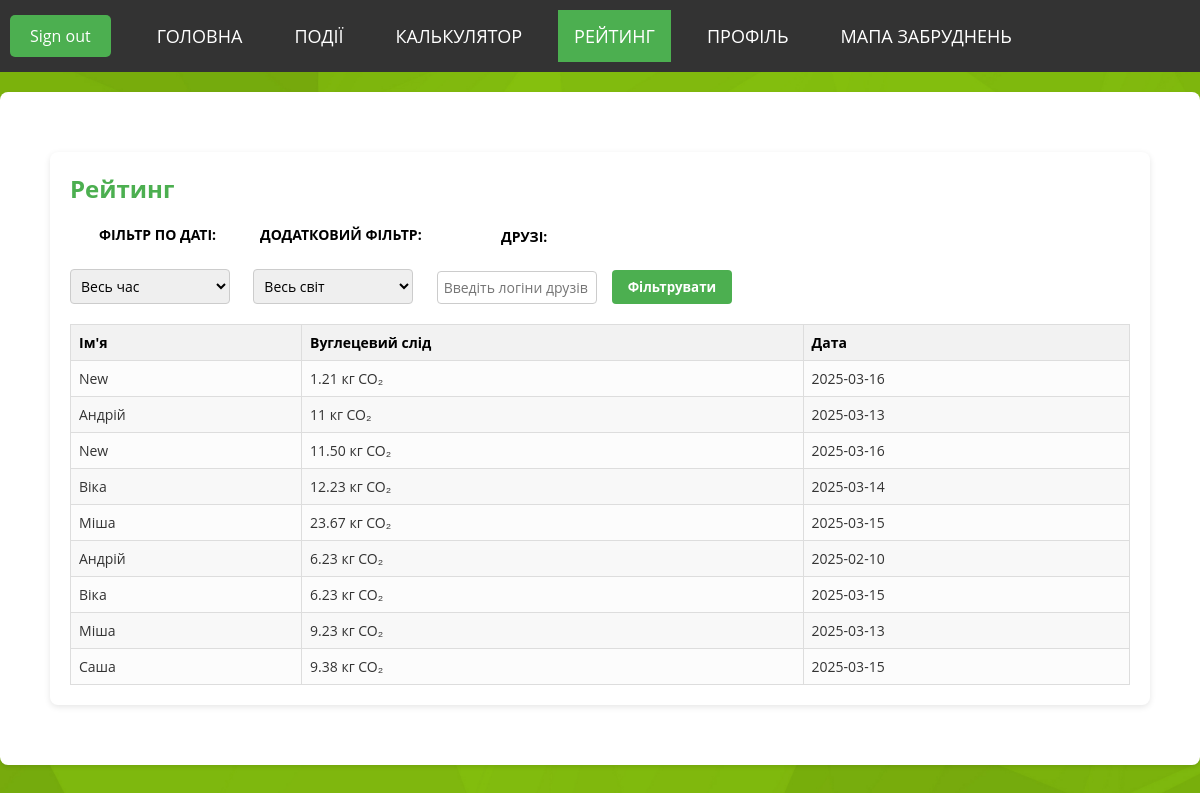
The page /top.php on the database its author committed.
### tables this page shows
CREATE TABLE `reiting` (
  `id` int(11) NOT NULL,
  `login` text NOT NULL,
  `slid` varchar(11) NOT NULL,
  `date` date NOT NULL
);

### top.php (the view, shortened to what this page needs)
<?php
$date_filter = isset($_GET['date_filter']) ? $_GET['date_filter'] : 'all';
$location_filter = isset($_GET['location_filter']) ? $_GET['location_filter'] : 'world';
$friends_filter = isset($_GET['friends']) ? trim($_GET['friends']) : '';
$params = [];
$where_clause = "";
$host = 'localhost';
$db   = 'hackathon';
$user = 'root';
$pass = 'root';
$charset = 'utf8';
$dsn = "mysql:host=$host;dbname=$db;charset=$charset";
try {
    $pdo = new PDO($dsn, $user, $pass);
    $pdo->setAttribute(PDO::ATTR_ERRMODE, PDO::ERRMODE_EXCEPTION);
    $sql = "SELECT r.*, reg.country, reg.city, reg.friend_room
            FROM reiting r
            LEFT JOIN registration reg ON r.login = reg.login
            $where_clause
            ORDER BY r.slid ASC";
    $stmt = $pdo->prepare($sql);
    $stmt->execute($params);
    $results = $stmt->fetchAll(PDO::FETCH_ASSOC);
} catch (PDOException $e) {
    die("Помилка бази даних: " . $e->getMessage());
}
?>
<!DOCTYPE html>
<html>
<head>
  <link rel="stylesheet" href="css/style.css">
</head>
<body>
  <nav>
    <div class="btn-animate">
      <a href="login.php" class="btn-signin">Sign out</a>
    </div>
    <ul>
      <li><a href="main.php">Головна</a></li>
      <li><a href="events.php">Події</a></li>
      <li><a href="calc.php">Калькулятор</a></li>
      <li><a href="top.php" class="active">Рейтинг</a></li>
      <li><a href="profile.php">Профіль</a></li>
      <li><a href="ai.php">Мапа забруднень</a></li>
    </ul>
  </nav>
  <section class="rating">
    <div class="rating-container">
      <h2>Рейтинг</h2>
      <form method="GET" action="top.php">
        <div class="filters">
          <div class="filter-group">
            <label for="date-filter">Фільтр по даті:</label>
            <select id="date-filter" name="date_filter">
              <option value="all"    <?php if($date_filter=='all')   echo 'selected'; ?>>Весь час</option>
            </select>
          </div>
          <div class="filter-group">
            <label for="location-filter">Додатковий фільтр:</label>
            <select id="location-filter" name="location_filter">
              <option value="world"   <?php if($location_filter=='world')   echo 'selected'; ?>>Весь світ</option>
            </select>
          </div>
          <div class="filter-group">
            <label for="friends-filter">Друзі:</label>
            <input type="text" id="friends-filter" name="friends"
                   placeholder="Введіть логіни друзів"
                   value="<?php echo htmlspecialchars($friends_filter); ?>">
          </div>
          <button type="submit">Фільтрувати</button>
        </div>
      </form>
      <table class="rating-table">
        <thead>
          <tr>
            <th>Ім'я</th>
            <th>Вуглецевий слід</th>
            <th>Дата</th>
          </tr>
        </thead>
        <tbody>
          <?php if (!empty($results)): ?>
            <?php foreach ($results as $row): ?>
              <tr>
                <td><?php echo htmlspecialchars($row['login']); ?></td>
                <td><?php echo htmlspecialchars($row['slid']); ?> кг CO₂</td>
                <td><?php echo htmlspecialchars($row['date']); ?></td>
              </tr>
            <?php endforeach; ?>
          <?php else: ?>
            <tr>
              <td colspan="3">Немає даних для відображення.</td>
            </tr>
          <?php endif; ?>
        </tbody>
      </table>
    </div>
  </section>
</body>
</html>

### css/style.css (style rules this page uses)
html, body * { box-sizing: border-box; font-family: 'Open Sans', sans-serif; }
body { background: url("back.jpg") no-repeat center center fixed; background-size: cover; }
li { padding-left: 10px; font-size: 18px; display: inline; text-align: left; text-transform: uppercase; padding-right: 10px; color: #ffffff; }
label { font-weight: 400; text-transform: uppercase; font-size: 13px; padding-left: 15px; padding-bottom: 10px; color: rgba(255,255,255,.7); display: block; }
nav ul { list-style-type: none; margin: 0; padding: 0; overflow: hidden; background-color: #333; }
nav ul li { float: left; }
nav ul li a { display: block; color: white; text-align: center; padding: 14px 16px; text-decoration: none; }
.active { background-color: #4CAF50; }
nav { display: flex; align-items: center; background-color: #333; padding: 10px; }
nav ul { list-style-type: none; margin: 0; padding: 0; display: flex; }
nav ul li { float: right; }
.btn-animate { margin-right: 20px; }
.btn-signin { display: inline-block; padding: 10px 20px; color: white; background-color: #4CAF50; text-decoration: none; border-radius: 5px; }
body { font-family: 'Open Sans', sans-serif; margin: 0; padding: 0; background-color: #f4f4f4; color: #333; }
section { padding: 20px; margin: 20px 0; background-color: white; border-radius: 8px; box-shadow: 0 2px 4px rgba(0, 0, 0, 0.1); }
h2 { color: #4CAF50; margin-bottom: 10px; }
.rating { padding: 20px; margin: 20px 0; background-color: white; border-radius: 8px; box-shadow: 0 2px 4px rgba(0, 0, 0, 0.1); }
h2 { color: #4CAF50; margin-bottom: 20px; }
.filters { display: flex; gap: 20px; margin-bottom: 20px; }
.filter-group { display: flex; align-items: center; gap: 10px; }
.filter-group select { padding: 5px; border-radius: 5px; border: 1px solid #ccc; }
.rating-table { width: 100%; border-collapse: collapse; }
.rating-table th, .rating-table td { padding: 10px; text-align: left; border-bottom: 1px solid #ddd; }
.rating-table th { background-color: #4CAF50; color: white; }

### top.php (style rules this page uses)
.rating-container { max-width: 1100px; margin: 40px auto; background: #fff; padding: 20px; border-radius: 8px; box-shadow: 0 2px 6px rgba(0,0,0,0.1); }
.rating-container h2 { color: #4caf50; margin-top: 0; margin-bottom: 20px; font-size: 24px; }
.filters { display: flex; flex-wrap: wrap; gap: 15px; margin-bottom: 20px; align-items: flex-end; }
.filter-group { display: flex; flex-direction: column; }
.filter-group label { color: #000; font-weight: bold; margin-bottom: 5px; font-size: 14px; }
.filter-group select, .filter-group input[type="date"], .filter-group input[type="text"] { padding: 6px; border: 1px solid #ccc; border-radius: 4px; font-size: 14px; width: 160px; }
.filters button[type="submit"] { background: #4caf50; color: #fff; border: none; border-radius: 4px; padding: 8px 16px; font-weight: bold; cursor: pointer; }
.rating-table { width: 100%; border-collapse: collapse; background-color: #fcfcfc; }
.rating-table thead th { background-color: #f2f2f2; font-weight: bold; text-align: left; color: #000; }
.rating-table th, .rating-table td { border: 1px solid #ddd; padding: 8px; font-size: 14px; }
.rating-table tr:nth-child(even) { background-color: #f8f8f8; }

### rows shown on the page
reiting: login "New", slid "1.21", date "2025-03-16"
reiting: login "Андрій", slid "11", date "2025-03-13"
reiting: login "New", slid "11.50", date "2025-03-16"
reiting: login "Віка", slid "12.23", date "2025-03-14"
reiting: login "Міша", slid "23.67", date "2025-03-15"
reiting: login "Андрій", slid "6.23", date "2025-02-10"
reiting: login "Віка", slid "6.23", date "2025-03-15"
reiting: login "Міша", slid "9.23", date "2025-03-13"
reiting: login "Саша", slid "9.38", date "2025-03-15"
